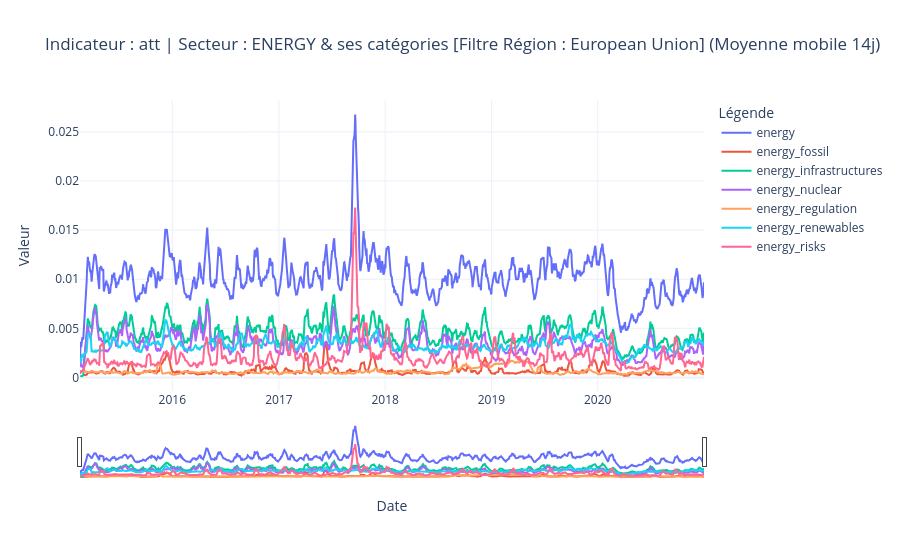

Notebook source saved alongside this figure:
### Code cell
plot_gdelt_indicator(
    df_global, df_geo, 
    metric='att', mode='categories', sector_name = 'energy', region_filter='European Union'
)

### Figure 1 — Plotly figure (JSON) as saved in the notebook; plotly's stock layout.template omitted (floating-point values rounded to 4 significant figures; data arrays with more than 128 entries replaced by an {"elided": "..."} marker saying what was removed)
{"data": [{"hovertemplate": "Série=energy<br>period=%{x}<br>Valeur=%{y}<extra></extra>", "legendgroup": "energy", "line": {"color": "#636efa", "dash": "solid"}, "marker": {"symbol": "circle"}, "mode": "lines", "name": "energy", "orientation": "v", "showlegend": true, "type": "scatter", "x": {"elided": "2144 str values"}, "xaxis": "x", "y": {"elided": "2144 float values"}, "yaxis": "y"}, {"hovertemplate": "Série=energy_fossil<br>period=%{x}<br>Valeur=%{y}<extra></extra>", "legendgroup": "energy_fossil", "line": {"color": "#EF553B", "dash": "solid"}, "marker": {"symbol": "circle"}, "mode": "lines", "name": "energy_fossil", "orientation": "v", "showlegend": true, "type": "scatter", "x": {"elided": "2144 str values"}, "xaxis": "x", "y": {"elided": "2144 float values"}, "yaxis": "y"}, {"hovertemplate": "Série=energy_infrastructures<br>period=%{x}<br>Valeur=%{y}<extra></extra>", "legendgroup": "energy_infrastructures", "line": {"color": "#00cc96", "dash": "solid"}, "marker": {"symbol": "circle"}, "mode": "lines", "name": "energy_infrastructures", "orientation": "v", "showlegend": true, "type": "scatter", "x": {"elided": "2144 str values"}, "xaxis": "x", "y": {"elided": "2144 float values"}, "yaxis": "y"}, {"hovertemplate": "Série=energy_nuclear<br>period=%{x}<br>Valeur=%{y}<extra></extra>", "legendgroup": "energy_nuclear", "line": {"color": "#ab63fa", "dash": "solid"}, "marker": {"symbol": "circle"}, "mode": "lines", "name": "energy_nuclear", "orientation": "v", "showlegend": true, "type": "scatter", "x": {"elided": "2144 str values"}, "xaxis": "x", "y": {"elided": "2144 float values"}, "yaxis": "y"}, {"hovertemplate": "Série=energy_regulation<br>period=%{x}<br>Valeur=%{y}<extra></extra>", "legendgroup": "energy_regulation", "line": {"color": "#FFA15A", "dash": "solid"}, "marker": {"symbol": "circle"}, "mode": "lines", "name": "energy_regulation", "orientation": "v", "showlegend": true, "type": "scatter", "x": {"elided": "2144 str values"}, "xaxis": "x", "y": {"elided": "2144 float values"}, "yaxis": "y"}, {"hovertemplate": "Série=energy_renewables<br>period=%{x}<br>Valeur=%{y}<extra></extra>", "legendgroup": "energy_renewables", "line": {"color": "#19d3f3", "dash": "solid"}, "marker": {"symbol": "circle"}, "mode": "lines", "name": "energy_renewables", "orientation": "v", "showlegend": true, "type": "scatter", "x": {"elided": "2144 str values"}, "xaxis": "x", "y": {"elided": "2144 float values"}, "yaxis": "y"}, {"hovertemplate": "Série=energy_risks<br>period=%{x}<br>Valeur=%{y}<extra></extra>", "legendgroup": "energy_risks", "line": {"color": "#FF6692", "dash": "solid"}, "marker": {"symbol": "circle"}, "mode": "lines", "name": "energy_risks", "orientation": "v", "showlegend": true, "type": "scatter", "x": {"elided": "2144 str values"}, "xaxis": "x", "y": {"elided": "2144 float values"}, "yaxis": "y"}], "layout": {"hovermode": "x unified", "legend": {"title": {"text": "Légende"}, "tracegroupgap": 0}, "title": {"text": "Indicateur : att | Secteur : ENERGY & ses catégories [Filtre Région : European Union] (Moyenne mobile 14j)"}, "xaxis": {"anchor": "y", "domain": [0, 1], "rangeslider": {"visible": true}, "title": {"text": "Date"}}, "yaxis": {"anchor": "x", "domain": [0, 1], "title": {"text": "Valeur"}}}}
